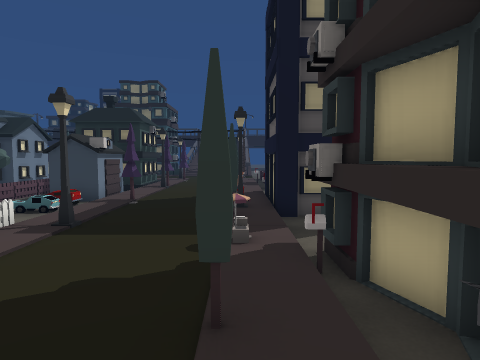
View 1 (above)

24 first-person views from a walk through a 3-D level made in the Unity game engine. The camera is 1.4 m above the floor, tilts 4° down and sees 75° across. The floor is counted in squares, 1 m on a side. Each view is taken from the middle of a square. On the plan, view 1 faces up. The plan holds only what a view shows up to about 14 squares ahead; the rest is blank. The place goes on beyond the plan. The player is left out.

View 2
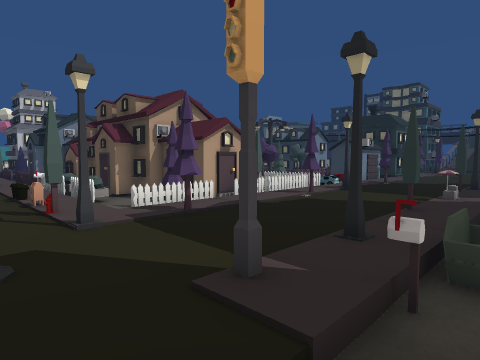

View 3
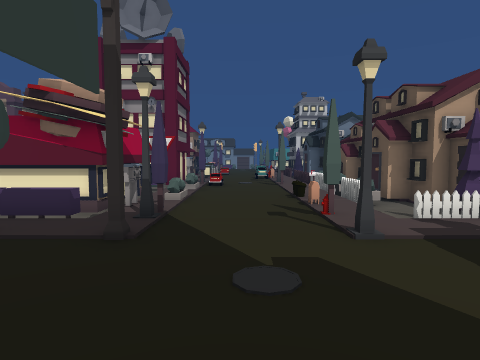

View 4
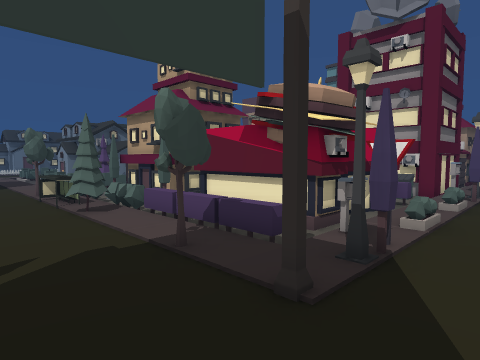

View 5
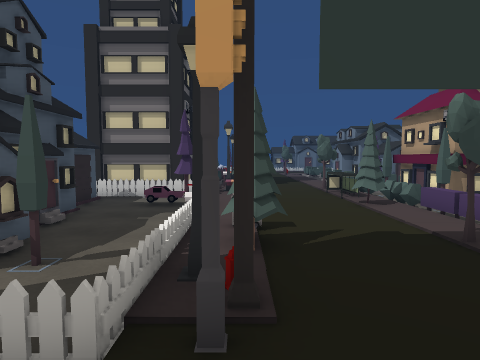

View 6
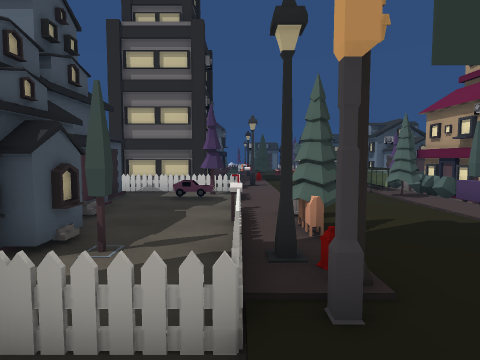

View 7
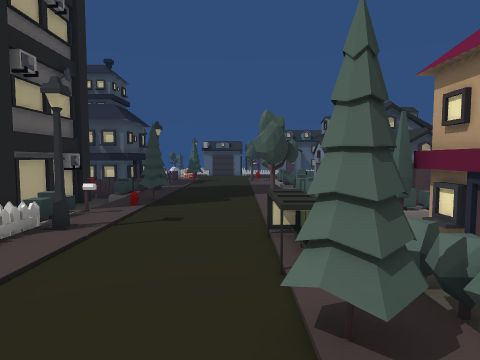

View 8
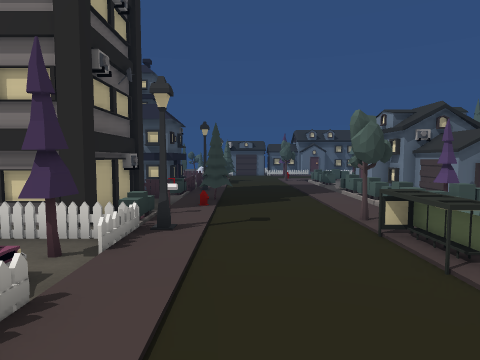

View 9
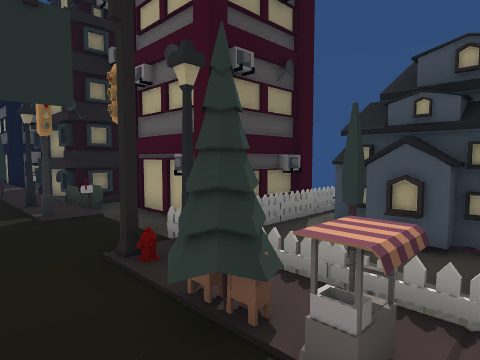

View 10
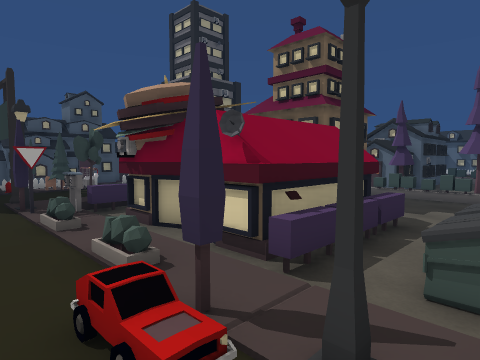

View 11
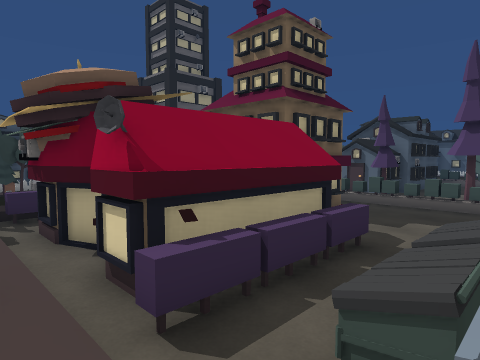

View 12
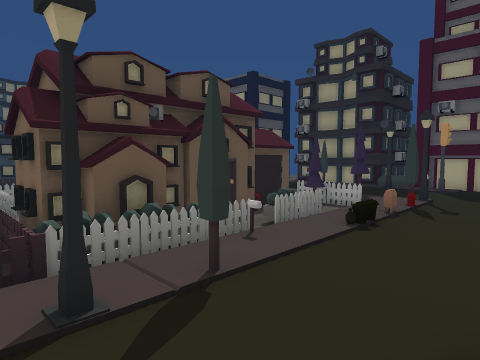

View 13
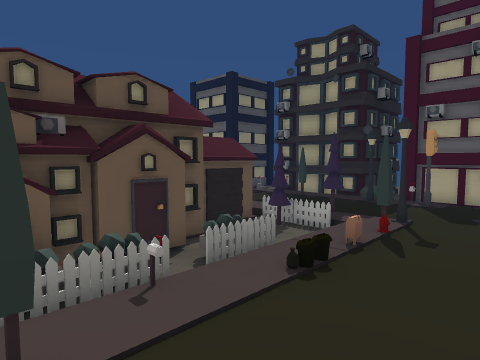

View 14
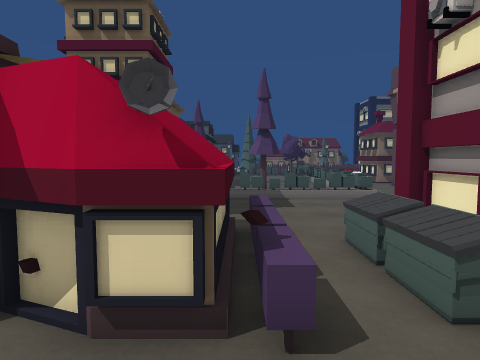

View 15
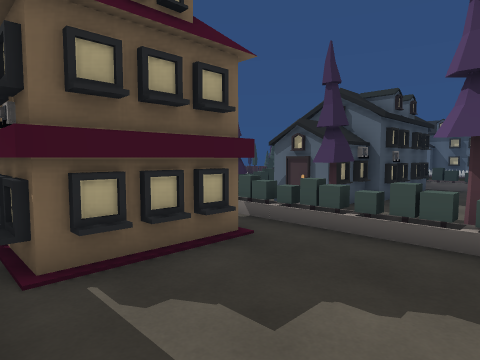

View 16
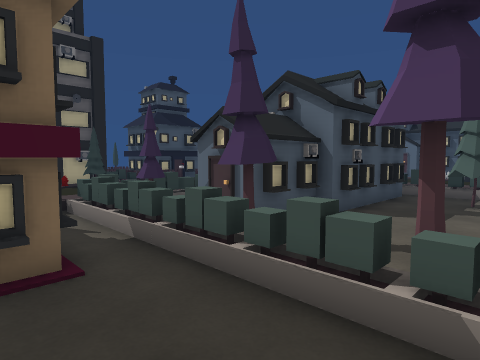

View 17
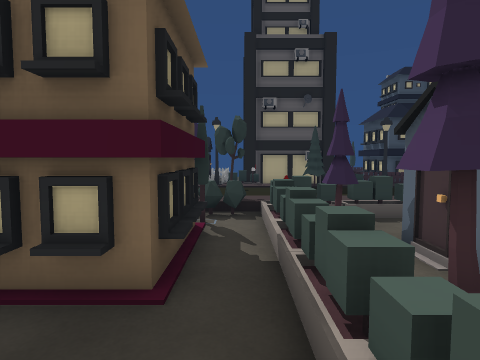

View 18
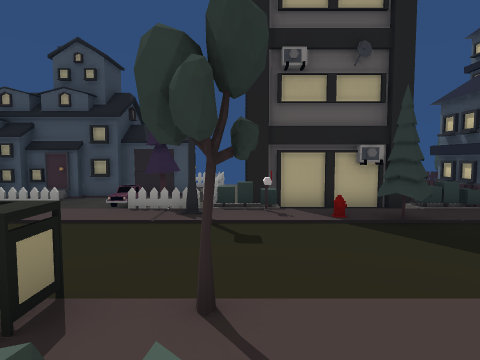

View 19
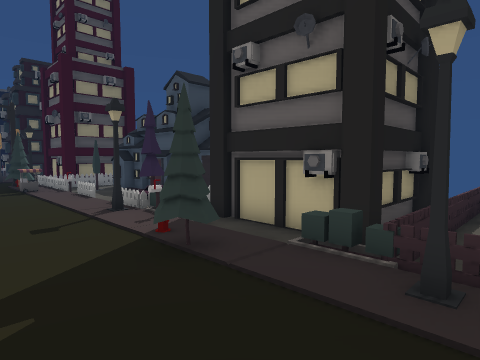

View 20
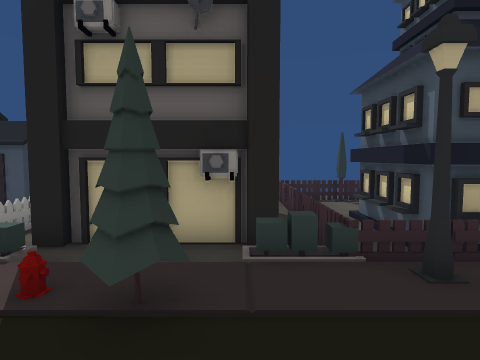

View 21
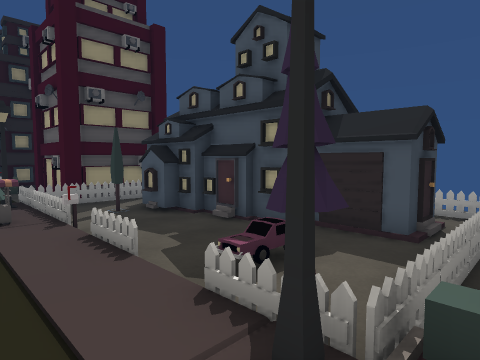

View 22
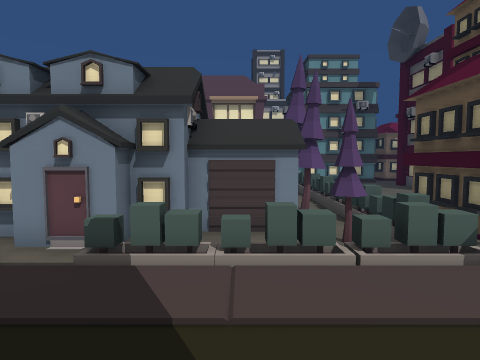

View 23
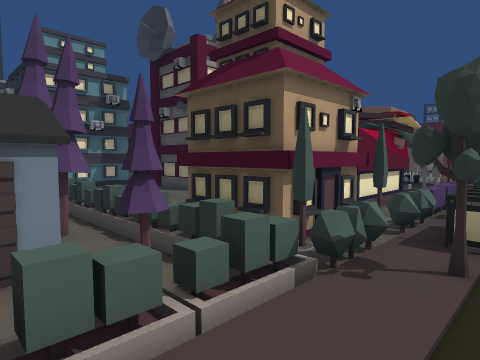

View 24
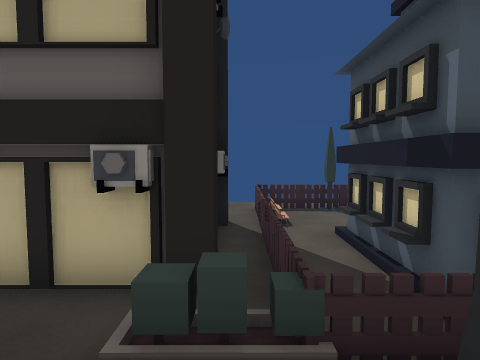

### Floor plan
Key: @ floor where view 1 was taken; # wall or solid block; x gap in a wall; . main floor; : floor 0.25 m higher than the main floor; - floor 0.25 m lower than the main floor; / step, stairs or slope; = window, fence, low wall or low ledge; T tree; G garage; F fence; B building; M mailbox; H house; P phone; U bush; O other object.
Columns run from 15 left of view 1 to 9 right of it. Each row starts with its distance up from view 1.
 14     TT   G ...
 13     TTF  G/... OO
 12       F GG/... .B
 11       F  O/T....B
 10         ///.....B
  9         --/....#BBB
  8          -/....T/-
  7          OO...../-
  6           -...../-
  5           -....OBB
  4          T-T....MB
  3          H-...../B
  2         HHH....T/B
  1  H  HHH#HHH.....BBB
  0  FHHHHH--TT....@BBB
 -1  FHHO-OO--/T...#O-B
 -2 F/FFF/FF///.....M-B
 -3 ./T.M.//M.T....#/-B
 -4 ................/-B
 -5 ................/-BBBBB
 -6 ..//.....O....../F=FFFF
 -7 ./T//../.P#....//---H
 -8 P///////PT/....M/---HH
 -9 BO-OOOOOO-OT..MT/-THH
-10 BO-OO OOO-O....O/--HH
-11  O-OO   O-O.....M---HH
-12  O-OO   O-O...../---HH
-13  --OO   O-UT..../---H
-14 -----HHHHTU...../----HHH
-15 -----HHHHHUO..../OO--HH
-16 -----HHHHHUO..../T---HHHF
-17 -----HHHHTU.....#FFFFOOOF
-18 ----------UT....O=BBBB
-19 OO.OOOOOOOO.....M B
-20   T-TT--T-x....:--B
-21   ---HHH--O....T--B
-22   ---HHH--O.....- BBBBB
-23   ---HHH- O.....OF#-FF---
-24   ---HHHH /.....FFFFFFFOF
-25      HHHH-/.....FHHHHH  F

Positions as (right, up) in squares from view 1, and headings:
1: (0, 0), facing up
2: (2, -5), facing up-left
3: (1, -5), facing left
4: (-1, -5), facing down-left
5: (0, -4), facing down
6: (1, -4), facing down
7: (-3, -11), facing down
8: (-1, -11), facing down
9: (-2, -11), facing up-right
10: (-15, -5), facing down-right
11: (-15, -7), facing down-right
12: (-15, -6), facing up-right
13: (-13, -6), facing up-right
14: (-12, -6), facing down
15: (-14, -13), facing down-right
16: (-14, -16), facing down-right
17: (-13, -18), facing right
18: (-6, -18), facing right
19: (-3, -25), facing up-right
20: (-3, -22), facing right
21: (-1, -18), facing up-right
22: (-1, -22), facing left
23: (-3, -22), facing up-left
24: (-1, -23), facing right
